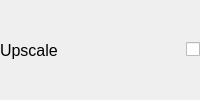
                                   <widget class="QWidget" name="widget_38" native="true">
                                    <layout class="QHBoxLayout" name="horizontalLayout_58">
                                     <property name="leftMargin">
                                      <number>0</number>
                                     </property>
                                     <property name="topMargin">
                                      <number>0</number>
                                     </property>
                                     <property name="rightMargin">
                                      <number>0</number>
                                     </property>
                                     <property name="bottomMargin">
                                      <number>0</number>
                                     </property>
                                     <item>
                                      <widget class="QWidget" name="widget_39" native="true">
                                       <layout class="QHBoxLayout" name="horizontalLayout_57">
                                        <property name="leftMargin">
                                         <number>0</number>
                                        </property>
                                        <property name="topMargin">
                                         <number>0</number>
                                        </property>
                                        <property name="rightMargin">
                                         <number>0</number>
                                        </property>
                                        <property name="bottomMargin">
                                         <number>0</number>
                                        </property>
                                        <item>
                                         <widget class="QLabel" name="label_77">
                                          <property name="font">
                                           <font>
                                            <pointsize>12</pointsize>
                                           </font>
                                          </property>
                                          <property name="text">
                                           <string>Upscale</string>
                                          </property>
                                         </widget>
                                        </item>
                                        <item>
                                         <spacer name="horizontalSpacer_27">
                                          <property name="orientation">
                                           <enum>Qt::Orientation::Horizontal</enum>
                                          </property>
                                          <property name="sizeHint" stdset="0">
                                           <size>
                                            <width>40</width>
                                            <height>0</height>
                                           </size>
                                          </property>
                                         </spacer>
                                        </item>
                                        <item>
                                         <widget class="QCheckBox" name="upscaleCheckBox">
                                          <property name="text">
                                           <string/>
                                          </property>
                                         </widget>
                                        </item>
                                       </layout>
                                      </widget>
                                     </item>
                                    </layout>
                                   </widget>
